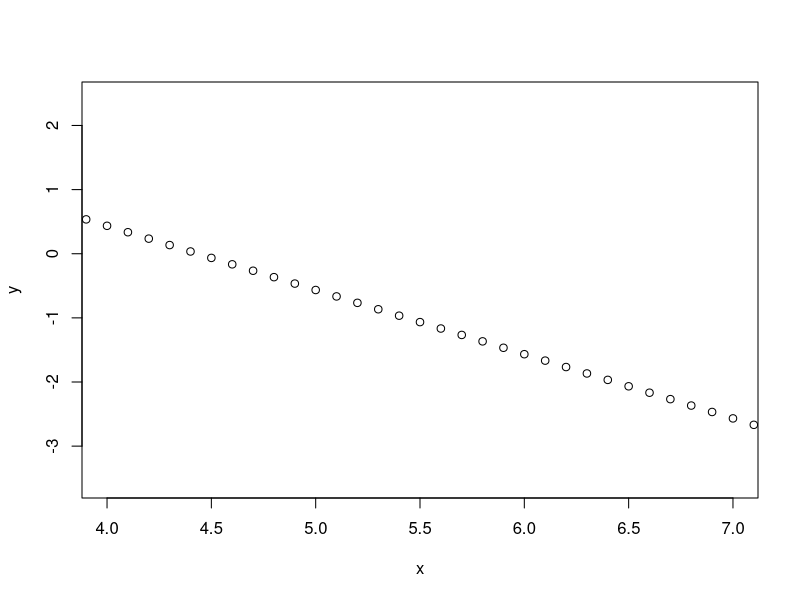
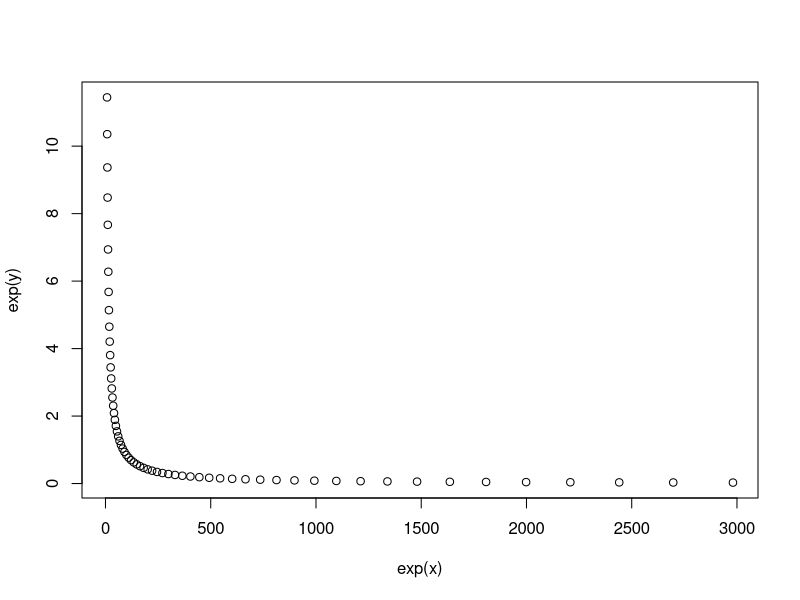
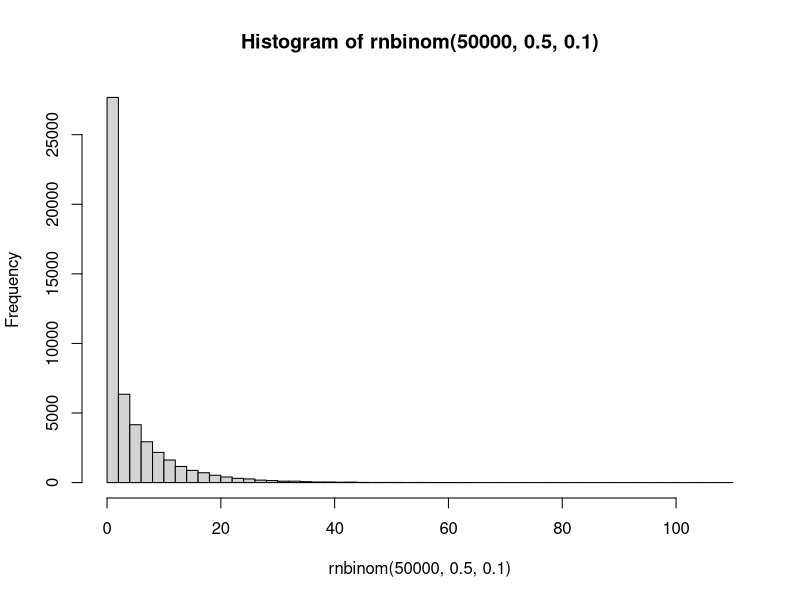

Reproduce these figures in R, in order.

# hood river data 
x <- seq(2, 8 , 0.1)
m <- -1.001
b <- 4.4395
y <- (m*x) + b
plot(x, y, xlim = c(4, 7))


#back transformed
plot(exp(x), exp(y))


# example
n.adults <- 50
y <- exp(m*(log(n.adults)) + b)  # per capita reproductive success for 50 adults

# negative binomial function == should not be needed
hist(rnbinom(50000, 0.5, 0.1), breaks = 50)
vals <- rnbinom(50000, 0.5, 0.1)
mean(sample(vals, 500, replace = TRUE))

# iteratively down sample 
OUT <- NULL



